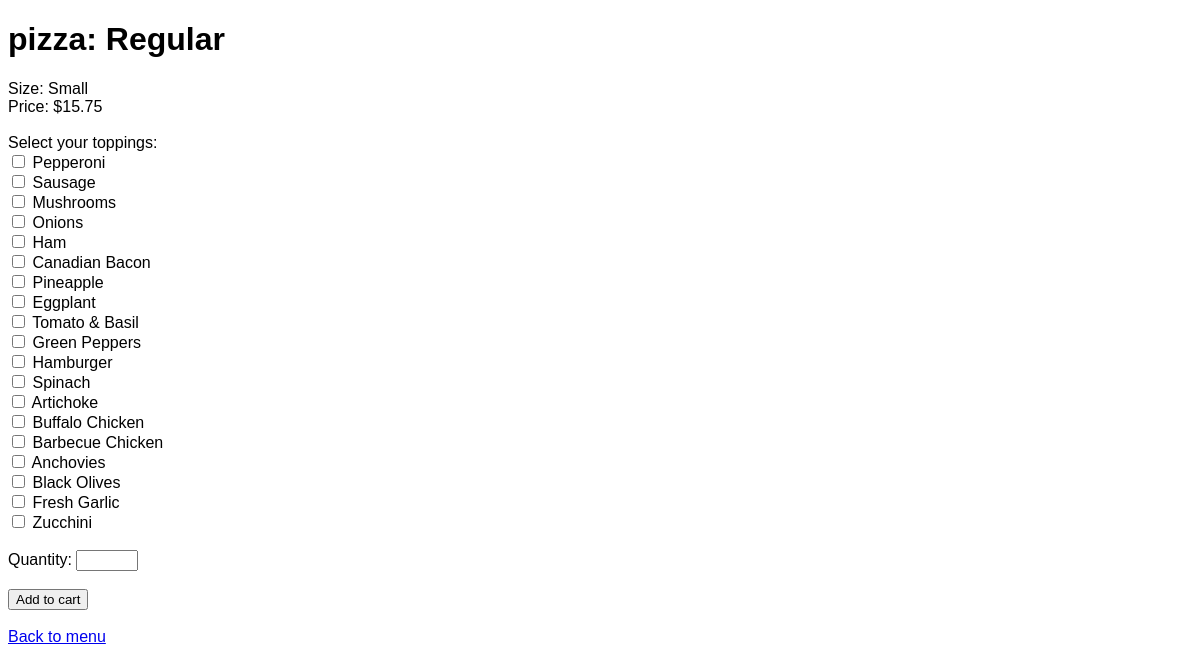
The app's page /orders/add_item/3/, older data.
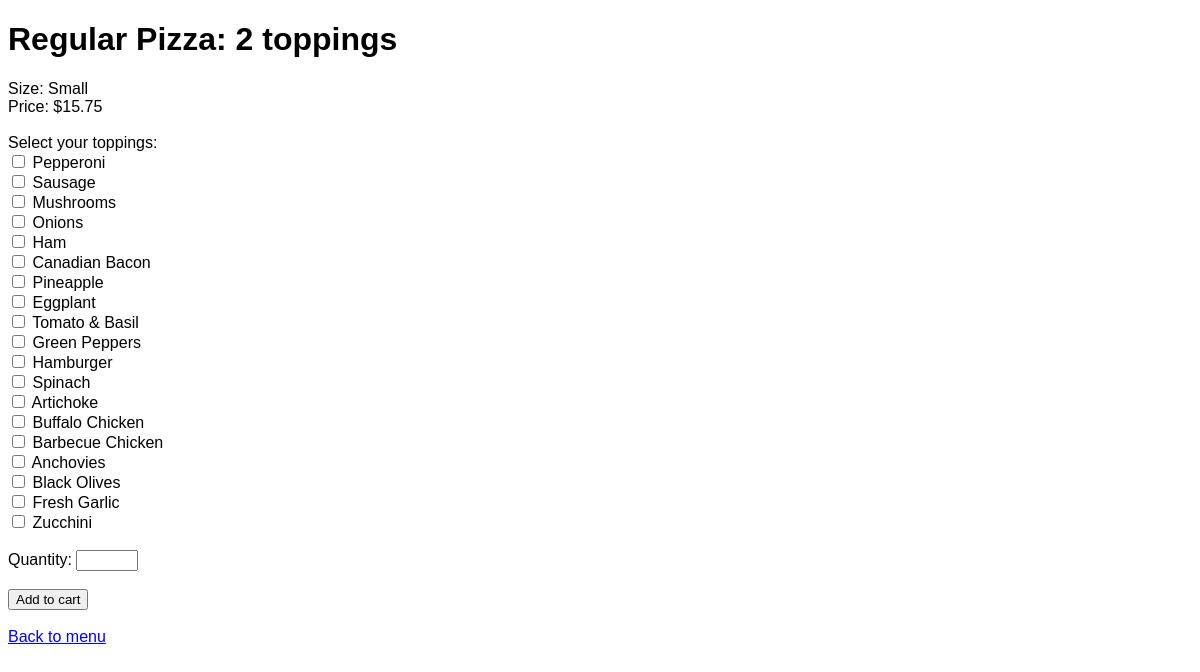
The same page, newer data.
### orders/models.py (models this page shows, shortened)
class Item(models.Model):
    class MenuEnum(models.TextChoices):
        regular_pizza = 'Regular Pizza'
        sicilian_pizza = 'Sicilian Pizza'
        subs = 'Subs'
        pasta = 'Pasta'
        salads = 'Salads'
        dinner_platters = 'Dinner Platters'
    class SizeEnum(models.TextChoices):
        small = 'Small'
        large = 'Large'
    item_type = models.CharField(max_length=64)
    menu = models.CharField(
        max_length=64,
        choices = MenuEnum.choices
        )
    topping_type = models.ForeignKey(
        ToppingType,
        on_delete=models.CASCADE,
        null = True
        )
    size = models.CharField(
        max_length=64,
        choices = SizeEnum.choices
        )
    price = models.DecimalField(max_digits=8, decimal_places=2)

class ToppingType(models.Model):
    class ToppingNumEnum(models.IntegerChoices):
        zero = 0
        one = 1
        two = 2
    topping_type = models.CharField(
        max_length=64,
        primary_key = True
        )
    topping_num = models.IntegerField(choices=ToppingNumEnum.choices)
    def __str__(self):
        return f'{self.topping_type}'

### orders/views.py (the view)
# urls.py: path('add_item/<int:item_id>/', views.add_item, name='add_item'),
def add_item(request, item_id):
    if request.method == "POST":
        data = request.POST
        item_id = data["item"]
        item = Item.objects.filter(id = item_id).first()
        topping_num = int(data["topping_num"])
        quantity = data["quantity"]
        if "topping" in data:
            topping_ids = request.POST.getlist("topping")
            if isinstance(topping_ids, str):
                topping_ids = [int(topping_ids)]
            else:
                topping_ids = list(map(int, topping_ids))
            toppings_are_valid = validate_toppings(topping_num, topping_ids)
        if toppings_are_valid:
            return HttpResponseRedirect(reverse("menu"))
        else:
            toppings_error = f'The maximum number of toppings permitted for this item is {topping_num}.'
            return render(request, "orders/add_item.html", {
            "item": item,
            "topping_choices": ItemTypeTopping.objects.filter(item_type = item.item_type),
            "topping_num": ToppingType.objects.filter(topping_type = item.topping_type).first().topping_num,
            "toppings_error": toppings_error,
            "quantity": quantity
    })
    else:
        item = Item.objects.filter(id = item_id).first()
        return render(request, "orders/add_item.html", {
            "item": item,
            "topping_choices": ItemTypeTopping.objects.filter(item_type = item.item_type),
            "topping_num": ToppingType.objects.filter(topping_type = item.topping_type).first().topping_num
    })

### orders/models.py (called while the page is built)
    def __str__(self):
        return f'{self.topping}'

### orders/templates/orders/add_item.html (shortened to what this page needs)
{% extends "orders/base.html" %}
{% block body %}
{% if item.menu == "Regular Pizza" or item.menu == "Sicilian Pizza" %}
    <h1>{{ item.menu }}: {{ item.topping_type }}</h1>
{% else %}
    <h1>{{ item.menu }}: {{ item.item_type }}</h1>
{% endif %}
<text>Size: {{ item.size }}</text>
<br>
<text>Price: ${{ item.price }}</text>
<br>
<br>
{% if item.menu != "Salad" and item.menu != Pasta %}
<form action="{% url 'add_item' item.id %}" method="post">
    {% if topping_num > 0 %}
        <text>Select your toppings:</text>
        <br>
        {% for topping in topping_choices %}
            <input type="checkbox" id="" name="topping" value="{{ topping.id }}">
            <label for="{{ topping.topping }}">{{ topping.topping }}</label><br>
        {% endfor %}
    {% endif %}
    <br>
    <label for="quantity">Quantity:</label>
    <input type="number" min="1" max="10" id="" name="quantity" style="width: 4em" value="{{ quantity }}">
    <br>
    <br>
    <input type="submit" value="Add to cart">
</form>
{% endif %}
<br>
<a href="{% url 'menu'%}">Back to menu</a>
{% endblock %}

Row changes from the older to the newer data that the page shows:
changed Item "Small": topping_type (not shown) → "2 toppings"; menu "pizza" → "Regular Pizza"; item_type "Regular" → (not shown)
